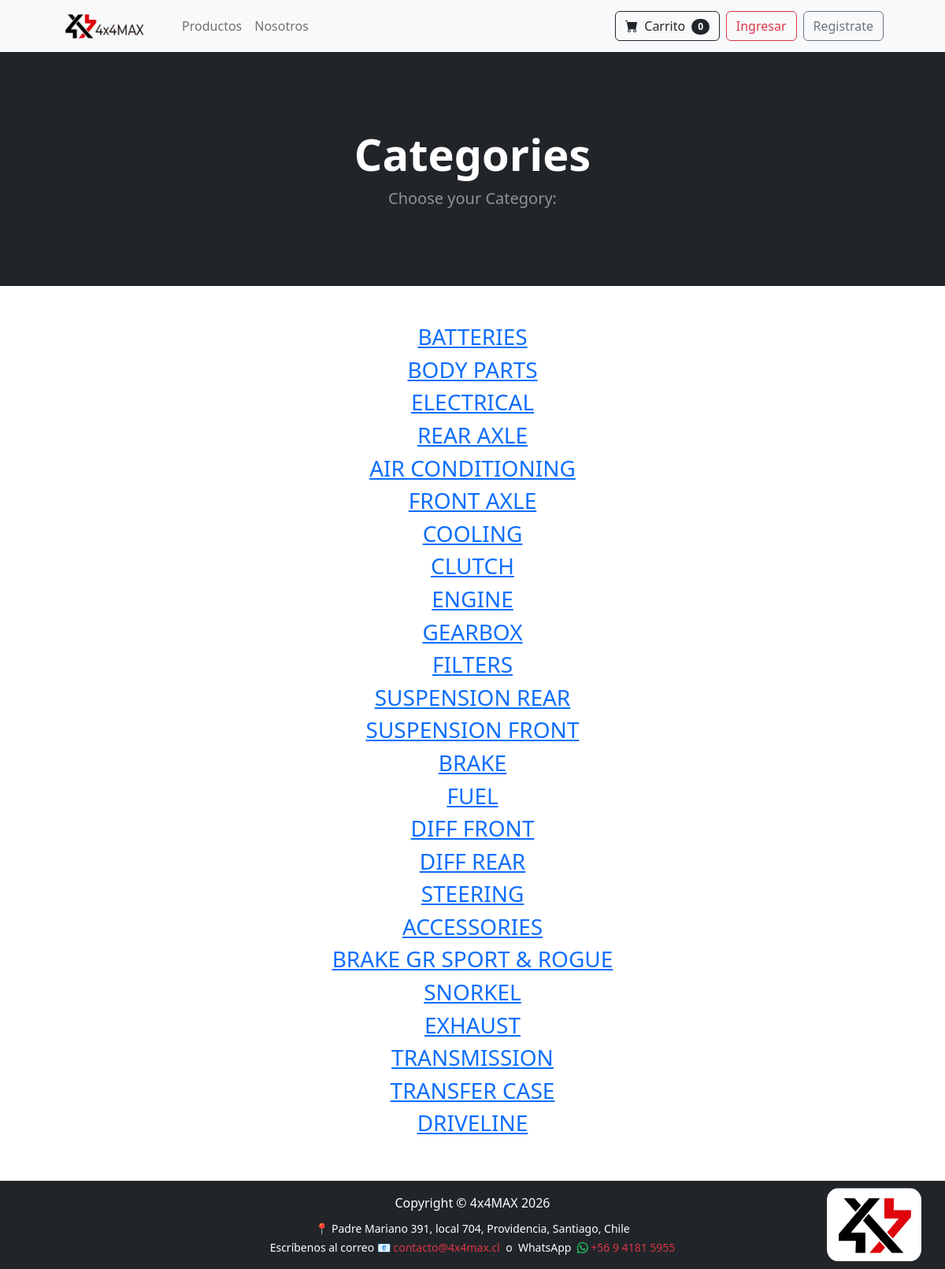
The app's page /category_summary/ with its own data.
### store/models.py (models this page shows)
class Category(models.Model):
    name = models.CharField(max_length=50)
    icon = models.CharField(max_length=50, default='bi-tools', blank=True)
    def __str__(self):
        return self.name

### store/views.py (the view)
# urls.py: path('category_summary/', views.category_summary, name='category_summary'),
def category_summary(request):
    categories = Category.objects.all()
    return render(request, 'category_summary.html', {"categories": categories})

### cart/cart.py (called while the page is built)
    def __len__(self):
        return len(self.cart)

### cart/context_processor.py (called while the page is built)
def cart(request):
    return {'cart': Cart(request)}

### store/templates/category_summary.html
{% extends 'base.html' %}
{% block content %}
        <header class="bg-dark py-5">
            <div class="container px-4 px-lg-5 my-5">
                <div class="text-center text-white">
                    <h1 class="display-4 fw-bolder">Categories</h1>
                    <p class="lead fw-normal text-white-50 mb-0">Choose your Category:</p>
                </div>
            </div>
        </header>
        <div class="container">
            <div class="row">
                <center>
                    <div class="col-8">
                        <br/><br/>
                        {% for category in categories %}
                            <h3><a href="{% url 'category' category %}">{{ category }}</a></h3>
                        {% endfor %}
<br/><br/>
                       </div>
                </center>
        </div>
{% endblock %}

### store/templates/base.html (style rules this page uses)
html, body { height: 100%; margin: 0; }

### records on screen
Category: name "BATTERIES"
Category: name "BODY PARTS"
Category: name "ELECTRICAL"
Category: name "REAR AXLE"
Category: name "AIR CONDITIONING"
Category: name "FRONT AXLE"
Category: name "COOLING"
Category: name "CLUTCH"
Category: name "ENGINE"
Category: name "GEARBOX"
Category: name "FILTERS"
Category: name "SUSPENSION REAR"
Category: name "SUSPENSION FRONT"
Category: name "BRAKE"
Category: name "FUEL"
Category: name "DIFF FRONT"
Category: name "DIFF REAR"
Category: name "STEERING"
Category: name "ACCESSORIES"
Category: name "BRAKE GR SPORT & ROGUE"
Category: name "SNORKEL"
Category: name "EXHAUST"
Category: name "TRANSMISSION"
Category: name "TRANSFER CASE"
Category: name "DRIVELINE"

### other values on screen
{{ cart|length }} "0"
